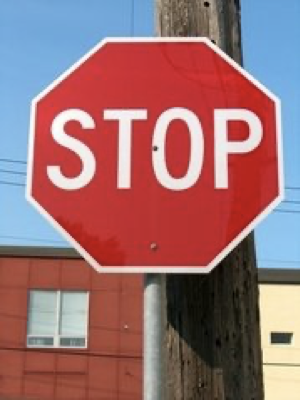
#> input picture Lab2/source_images/road57.png, 300 x 400 px, found by its file name
$ python 210057R.py
#> lines starting #> are read from the running program, lines starting #| are printed output that depends on the picture; long printed decimals are rounded
import cv2
import numpy as np

filename = "Lab2/source_images/road57.png" # Defining the file path

img = cv2.imread(filename)
#> img is the input picture: shape (400, 300, 3); mean B, G, R 115, 111.5, 154.4
if img is None:
    print("Image not found.")
    exit()

gray_8 = 0.2989 * img[:,:,0] + 0.5870 * img[:,:,1] + 0.1140 * img[:,:,2]
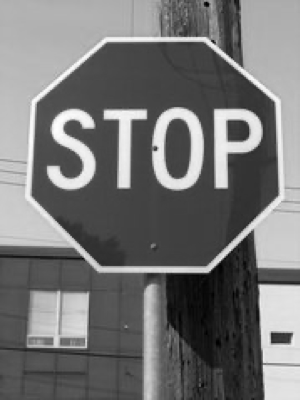
#> gray_8: shape (400, 300) float64; min 0.228, max 254.4, mean 117.4
gray_8 = gray_8.astype(np.uint8)

low = gray_8.min()
#> low = 0
high = gray_8.max()
#> high = 254

original = (np.round(((gray_8-low)/(high-low))*255)).astype(np.uint8)
cv2.imwrite("Lab2/original.jpg", original) # Saving the original image

with_padding = original
padding = np.zeros(len(with_padding[0])).astype(np.uint8)
#> padding = 300 values from 0 to 0

for i in range(2):
    with_padding = np.insert(with_padding, 0, 0, axis=0)
    with_padding = np.append(with_padding, [padding], axis=0)

for i in range(2):
    with_padding = np.insert(with_padding, 0, 0, axis=1)
    with_padding = np.insert(with_padding,with_padding.shape[1],0,axis=1)
#> this loop made 2 passes
#> pass 1, `with_padding = np.insert(with_padding, 0, 0, axis=1)`:
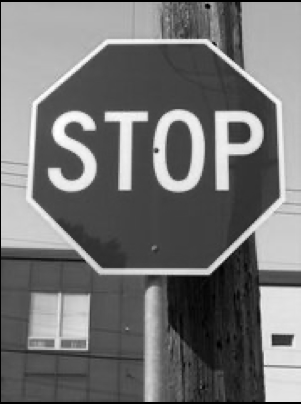
#> with_padding: shape (404, 301); min 0, max 255, mean 115.8
#> pass 1, `with_padding = np.insert(with_padding,with_padding.shape[1],0,axis=1)`:
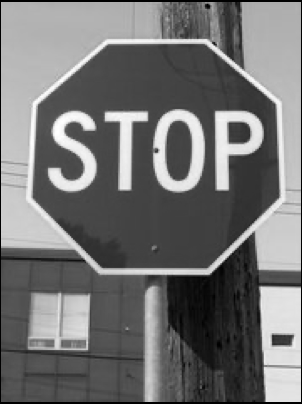
#> with_padding: shape (404, 302); min 0, max 255, mean 115.4

filterA = np.array([ # Defining the filters
    [0, -1, -1, -1, 0],
    [-1, 2, 2, 2, -1],
    [-1, 2, 8, 2, -1],
    [-1, 2, 2, 2, -1],
    [0, -1, -1, -1, 0]
])

filterB = np.array([
    [1, 4, 6, 4, 1],
    [4, 16, 24, 16, 4],
    [6, 24, 36, 24, 6],
    [4, 16, 24, 16, 4],
    [1, 4, 6, 4, 1]
])

filterC = np.array([
    [5, 5, 5, 5, 5],
    [5, 5, 5, 5, 5],
    [5, 5, 5, 5, 5],
    [5, 5, 5, 5, 5],
    [5, 5, 5, 5, 5]
])

filterD = np.array([
    [0, -1, -1, -1, 0],
    [-1, 2, 2, 2, -1],
    [-1, 2, 16, 2, -1],
    [-1, 2, 2, 2, -1],
    [0, -1, -1, -1, 0]
])

filterA = filterA / np.sum(np.abs(filterA)) # Normalizing the filter
filterB = filterB / np.sum(np.abs(filterB))
filterC = filterC / np.sum(np.abs(filterC))
filterD = filterD / np.sum(np.abs(filterD))

def apply_filter(with_padding, filter): # Applying filter to the image
    newImage = np.zeros(original.shape)

    for i in range(len(newImage)):
        for j in range(len(newImage[0])):
            newImage[i][j] = np.sum(with_padding[i:i+len(filter),j:j+len(filter)]*filter) # Applying filter to the image
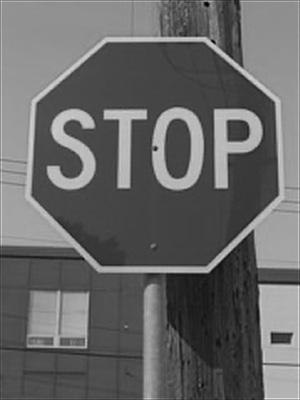
#> newImage: shape (400, 300) float64; min -10.69, max 112.4, mean 39.2; drawn with min black and max white

    return newImage # Returning the new image


imageA = apply_filter(with_padding, filterA) # Applying the filters to the image
imageB = apply_filter(with_padding, filterB)
#> after the loop in apply_filter (call 2), `for i in range(len(newImage)):`:
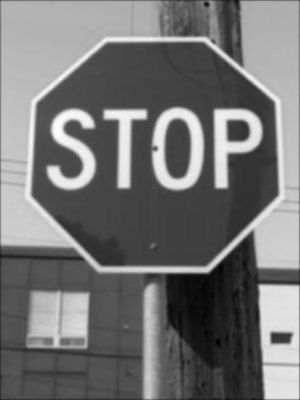
#> newImage: shape (400, 300) float64; min 3.37, max 253.2, mean 116.7
imageC = apply_filter(with_padding, filterC)
imageD = apply_filter(with_padding, filterD)
#> after the loop in apply_filter (call 4), `for i in range(len(newImage)):`:
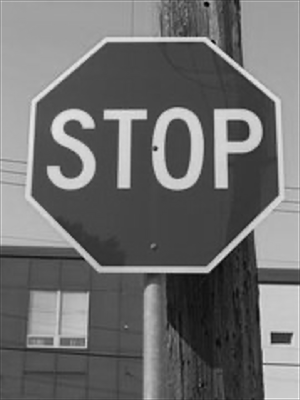
#> newImage: shape (400, 300) float64; min -8.02, max 132.8, mean 53.4; drawn with min black and max white

cv2.imwrite("Lab2/filtered.jpg", imageA) # Saving the images
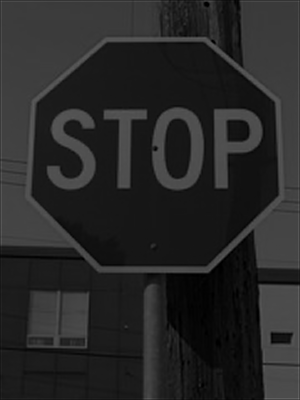
#> saved as filtered.jpg: shape (400, 300); min 0, max 112, mean 39.2
cv2.imwrite("Lab2/filtered2.jpg", imageB)
cv2.imwrite("Lab2/filtered3.jpg", imageC)
cv2.imwrite("Lab2/filtered4.jpg", imageD)

def rms(original, filtered): # Calculating the RMS value
    return np.sqrt(np.mean((original - filtered) ** 2))

print("RMS 1:",rms(original, imageA)) # Printing the RMS values
#| RMS 1: 89.594
print("RMS 2:",rms(original, imageB))
#| RMS 2: 8.239
print("RMS 3:",rms(original, imageC))
#| RMS 3: 12.182
print("RMS 4:",rms(original, imageD))
#| RMS 4: 73.304

$ run again, with Lab2/source_images/road36.png copied over Lab2/source_images/road57.png
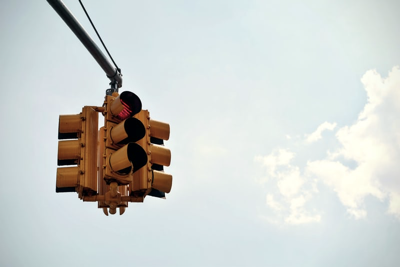
#> input picture Lab2/source_images/road36.png, 400 x 267 px, found by its file name
#> img is the input picture: shape (267, 400, 3); mean B, G, R 207.7, 210.3, 206
#> low = 0
#> high = 254
#> padding = 400 values from 0 to 0
#> after the loop in apply_filter, `for i in range(len(newImage)):`:
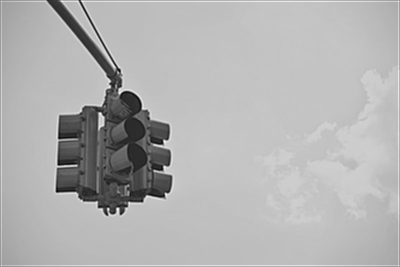
#> newImage: shape (267, 400) float64; min -22.5, max 109.7, mean 69.9; drawn with min black and max white
#> `cv2.imwrite("Lab2/filtered.jpg", imageA)`:
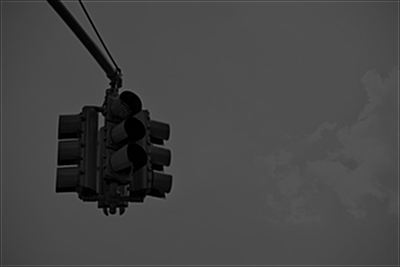
#> saved as filtered.jpg: shape (267, 400); min 0, max 110, mean 70
#| RMS 1: 144.627
#| RMS 2: 10.363
#| RMS 3: 14.789
#| RMS 4: 118.331

$ run again, with Lab2/source_images/road98.png copied over Lab2/source_images/road57.png
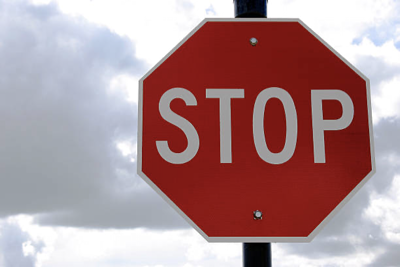
#> input picture Lab2/source_images/road98.png, 400 x 267 px, found by its file name
#> img is the input picture: shape (267, 400, 3); mean B, G, R 148.5, 144.8, 174.7
#> low = 0
#> high = 254
#> padding = 400 values from 0 to 0
#> after the loop in apply_filter (call 4), `for i in range(len(newImage)):`:
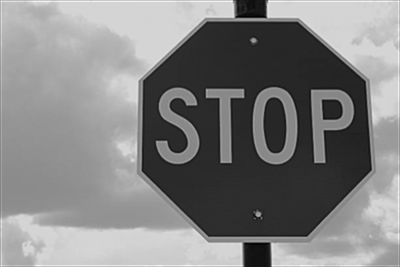
#> newImage: shape (267, 400) float64; min -8.86, max 141.1, mean 68; drawn with min black and max white
#> `cv2.imwrite("Lab2/filtered.jpg", imageA)`:
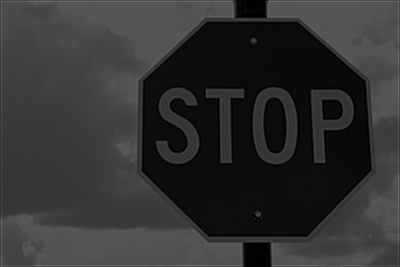
#> saved as filtered.jpg: shape (267, 400); min 0, max 118, mean 50
#| RMS 1: 114.688
#| RMS 2: 10.397
#| RMS 3: 14.934
#| RMS 4: 93.835
